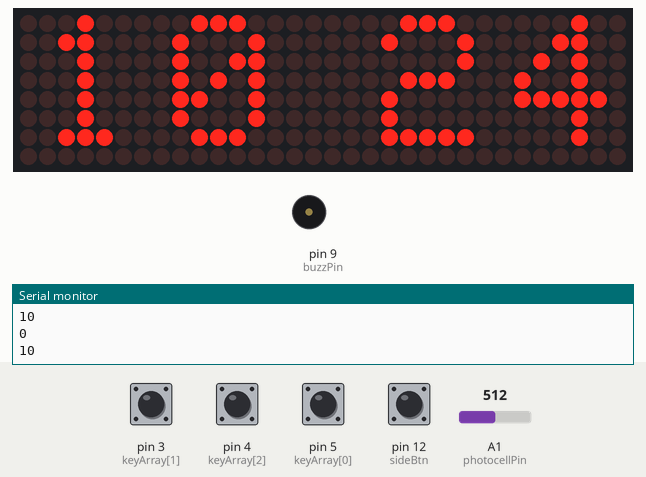
A sketch run on a simulated Arduino Uno, built with avr-gcc and run on an emulated ATmega328P. Parts: 32×8 LED matrix, buzzer (waves = sounding), the last lines printed to the serial monitor. The inputs (shaded band) are chosen by the test bench; at power-on: pin 3 (keyArray[1]), pin 4 (keyArray[2]), pin 5 (keyArray[0]), pin 12 (sideBtn) LOW, A1 (photocellPin) = 512. The local clock reads 2024-03-15 10:24:30 at power-on unless the sketch sets it.

Above: at 3.8 s.
3.9 s: pin 4 (keyArray[2]) pulled HIGH for 0.15 s
At 5.1 s:
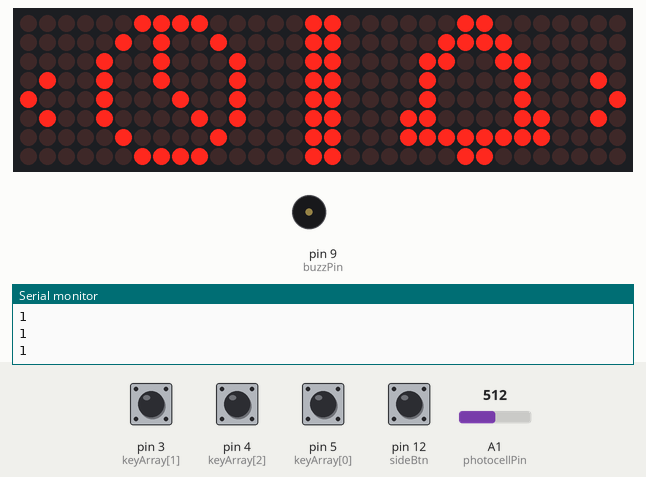
5.5 s: pin 3 (keyArray[1]) pulled HIGH for 1 s
At 7.0 s:
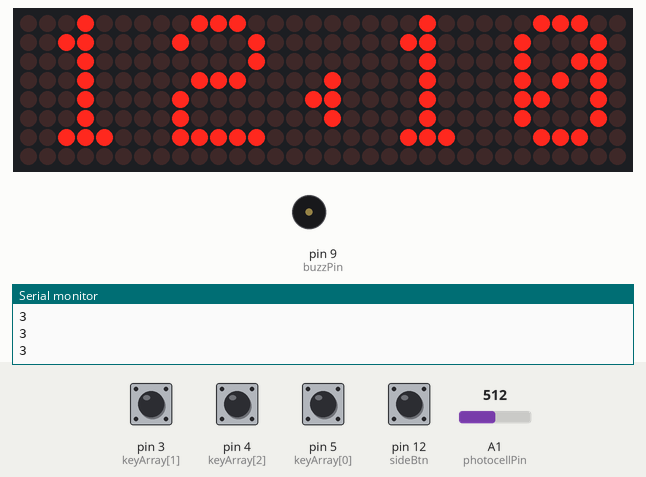
8.0 s: pin 12 (sideBtn) pulled HIGH for 0.15 s
At 8.6 s:
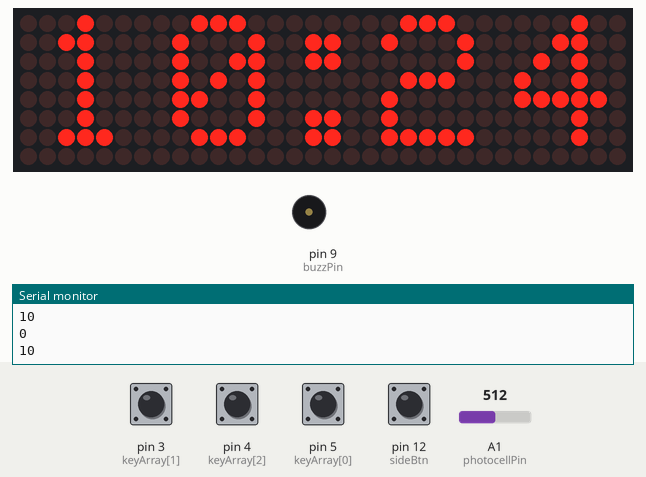
9.6 s: pin 12 (sideBtn) pulled HIGH for 1 s
At 9.73 s:
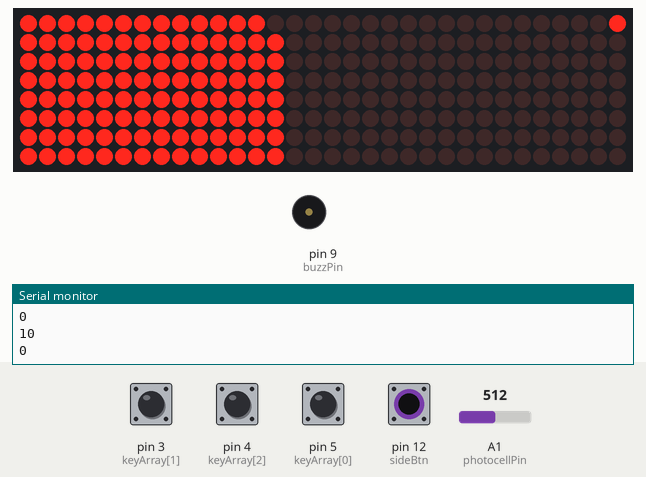
Timing chart, 0 to 12.6 s (numbered marks = the images above; inputs shaded):
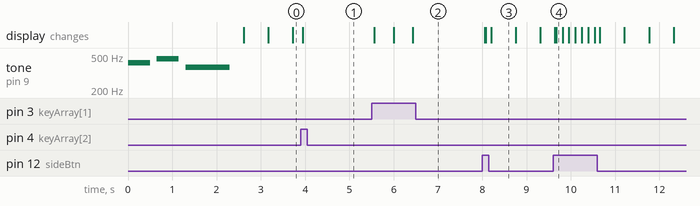

The sketch:

menu_interface.ino
```cpp
/*
 *Digital Clock V0.2.2
 *by Hardi Huang - Sep 29 2018
 *
 *update log:
 *  V0.2.2 sep/30/2018 11:35 added alarm function
 *  V0.2.1 sep/29/2018 13:13 added photocell change brightness function
*/


/*
max7219 matrix display CONNECTIONS:
 *CLK -> 13
 *CS -> 10
 *DIN -> 11
BUTTON CONNECTIONS:
 *10k pull-up button
 *btnLeft -> D5
 *btnRight -> D3
 *btnSet -> D4
RTC 1302 CLOCK CONNECTIONS:
 * DAT ->D6
 * CLK ->D7
 * RST ->D8
Other
 * buzzer -> 9
 * photocell -> A1
 * countDown sideBtn -> 12
*/

#include <SPI.h>
#include <Adafruit_GFX.h>
#include <Max72xxPanel.h>
#include <stdio.h>
#include <DS1302.h>

int pinCS = 10;
int numberOfHorizontalDisplays = 4;
int numberOfVerticalDisplays = 1;
Max72xxPanel matrix = Max72xxPanel(pinCS, numberOfHorizontalDisplays, numberOfVerticalDisplays);

namespace {
  const int kCePin   = 8;  //RST
  const int kIoPin   = 6;  //DAT
  const int kSclkPin = 7;  //CLK
  DS1302 rtc(kCePin, kIoPin, kSclkPin);
}//namespace

char timeArr[8][32] ={
  {1,1,1,1,1,1,1,1,1,1,1,1,1,1,0,0,0,0,0,0,0,0,0,0,0,0,0,0,0,0,0,0},//1
  {1,1,1,1,1,1,1,1,1,1,1,1,1,1,0,0,0,0,0,0,0,0,0,0,0,0,0,0,0,0,0,0},//2
  {1,1,1,1,1,1,1,1,1,1,1,1,1,1,0,0,0,0,0,0,0,0,0,0,0,0,0,0,0,0,0,0},//3
  {1,1,1,1,1,1,1,1,1,1,1,1,1,1,0,0,0,0,0,0,0,0,0,0,0,0,0,0,0,0,0,0},//4
  {1,1,1,1,1,1,1,1,1,1,1,1,1,1,0,0,0,0,0,0,0,0,0,0,0,0,0,0,0,0,0,0},//5
  {1,1,1,1,1,1,1,1,1,1,1,1,1,1,0,0,0,0,0,0,0,0,0,0,0,0,0,0,0,0,0,0},//6
  {1,1,1,1,1,1,1,1,1,1,1,1,1,1,0,0,0,0,0,0,0,0,0,0,0,0,0,0,0,0,0,0},//7
  {1,1,1,1,1,1,1,1,1,1,1,1,1,1,0,0,0,0,0,0,0,0,0,0,0,0,0,0,0,0,0,0} //8
};

char alarmLogo[8][32] = {
  {0,0,0,0,0,0,0,0,0,0,0,0,0,0,0,1,1,0,0,0,0,0,0,0,0,0,0,0,0,0,0,0},
  {0,0,0,0,0,0,0,0,0,0,0,0,0,0,1,1,1,1,0,0,0,0,0,0,0,0,0,0,0,0,0,0},
  {0,0,0,0,0,0,0,0,0,0,0,0,0,1,1,0,0,1,1,0,0,0,0,0,0,0,0,0,0,0,0,0},
  {0,0,0,0,0,0,0,0,0,0,0,0,0,1,0,0,0,0,1,0,0,0,0,0,0,0,0,0,0,0,0,0},
  {0,0,0,0,0,0,0,0,0,0,0,0,0,1,0,0,0,0,1,0,0,0,0,0,0,0,0,0,0,0,0,0},
  {0,0,0,0,0,0,0,0,0,0,0,0,1,1,0,0,0,0,1,1,0,0,0,0,0,0,0,0,0,0,0,0},
  {0,0,0,0,0,0,0,0,0,0,0,0,1,1,1,1,1,1,1,1,0,0,0,0,0,0,0,0,0,0,0,0},
  {0,0,0,0,0,0,0,0,0,0,0,0,0,0,0,1,1,0,0,0,0,0,0,0,0,0,0,0,0,0,0,0}
};
char menuGraph[8][32] =
{
  {0,0,0,0,0,0,1,1,1,1,0,0,0,0,0,1,1,0,0,0,0,0,0,1,1,0,0,0,0,0,0,0},//1
  {0,0,0,0,0,1,0,1,0,0,1,0,0,0,0,1,1,0,0,0,0,0,1,1,1,1,0,0,0,0,0,0},//2
  {0,0,0,0,1,0,0,1,0,0,0,1,0,0,0,1,1,0,0,0,0,1,1,0,0,1,1,0,0,0,0,0},//3
  {0,1,0,0,1,0,0,1,0,0,0,1,0,0,0,1,1,0,0,0,0,1,0,0,0,0,1,0,0,0,1,0},//4
  {1,0,0,0,1,0,0,0,1,0,0,1,0,0,0,1,1,0,0,0,0,1,0,0,0,0,1,0,0,0,0,1},//5
  {0,1,0,0,1,0,0,0,0,1,0,1,0,0,0,1,1,0,0,0,1,1,0,0,0,0,1,1,0,0,1,0},//6
  {0,0,0,0,0,1,0,0,0,0,1,0,0,0,0,1,1,0,0,0,1,1,1,1,1,1,1,1,0,0,0,0},//7
  {0,0,0,0,0,0,1,1,1,1,0,0,0,0,0,1,1,0,0,0,0,0,0,1,1,0,0,0,0,0,0,0}//8
};

int timeData[7] = {2018,9,28,18,34,44,4}; //year,month,date,hour,minute,second,day
int alarmData[3] = {10,10,0};//hour,minute,on or off
int state = 0; //0==display mode; 1==menu; 2==set time; 3==set alarm; 4==Pomodoro; 5==alarm goes off;
int selectedTime = 3; //which one we are editing right now,same order with timeData
int selectedAlarm = 0;
int debounce[3];
int keyArray[] = {5,3,4};//left, right, set
String key="0";
char hexaKeys[]={'L','R','S'};
unsigned long editTimer = millis();
unsigned long dotTimer = millis();
bool dotState = 1;
String strHrTime;
String strMinTime;
int buzzPin = 9;
int sideBtn = 12;
bool alarmCanceled;
int photocellPin = 1;
int photocellReading;
int brightness;//1-15
unsigned long alarmBlinkTimer = millis();
bool alarmState = 1;
//countDown variables
int countM = 0;
int countN = 0;
unsigned long countDownTimer = millis();

void setup() {
  tone(buzzPin, 415, 500);
  tone(buzzPin, 415, 500);
  delay(500*1.3);
  tone(buzzPin, 466, 500);
  delay(500*1.3);
  tone(buzzPin, 370, 1000);
  delay(1000*1.3);
  noTone(buzzPin);

  pinMode(3, INPUT);
  pinMode(4, INPUT);
  pinMode(5, INPUT);
  pinMode(sideBtn, INPUT);
  pinMode(buzzPin, OUTPUT);
  digitalWrite(buzzPin, LOW);
  Serial.begin(9600);
  rtc.writeProtect(false);
  rtc.halt(false);
  matrix.setIntensity(10);
  matrix.setRotation(0, 1);
  matrix.setRotation(1, 1);
  matrix.setRotation(2, 1);
  matrix.setRotation(3, 1);

}

void loop() {

  Serial.println(state);
  changeBrightness();
  checkAlarm();
  getKey();
  if(digitalRead(sideBtn) == 1 and state != 4){
    state = 4;
  }else if(digitalRead(sideBtn) == 0 and state == 4){
    state = 0;
    countM=0;
    countN=0;
    resetTimeArr();
    countDownTimer = millis();
  }

  if(state == 0){//display time mode
    if(key == "S"){//go to menu
      state = 1;
      editTimer = millis();
    }
    getTime();
  }else if(state == 1){{//menu mode
    if(key == "L"){//go to set time mode
      state = 2;
      editTimer = millis();
    }else if(key == "R"){//go to set alarm mode
      state = 3;
      editTimer = millis();
    }else if(key == "S"){//exit
      state = 0;
      editTimer = millis();
    }
  }
  }else if(state == 2){//set time mode
    if(key == "L"){
      minusOneTime();
      editTimer = millis();
    }else if(key == "R"){
      addOneTime();
      editTimer = millis();
    }else if(key == "S"){
      editTimer = millis();
      if(selectedTime<4){
        selectedTime++;
      }else{
        selectedTime = 3;
        state = 0;
        timeData[5]=0;//reset second
        updateTimeData();
      }
    }
  }else if(state == 3){//set alarm mode
    if(key == "L"){
      minusOneAlarm();
      editTimer = millis();
    }else if(key == "R"){
      addOneAlarm();
      editTimer = millis();
    }else if(key == "S"){
      editTimer = millis();
      if(selectedAlarm<2){
        selectedAlarm++;
      }else{
        selectedAlarm = 0;
        state = 0;
        updateAlarmData();
      }
    }
  }else if(state == 4){
    if(millis()-countDownTimer>=50){
      countDownDisplay();
      countDownTimer = millis();
    }
  }else if(state == 5){//alarm goes off
    //BUZZ code in the drawDisplay
    editTimer = millis();
    if(key == "S"){
      noTone(buzzPin);
      digitalWrite(buzzPin, LOW);
      alarmData[2] = 0;
      state = 0;
    }
  }

  if(state != 0  and state!=4 and millis() - editTimer > 15000){
    state = 0;
    selectedTime = 3;
  }

  drawDisplay();

  key = "0";
  delay(100);
}

void getKey(){
  for(int i = 0; i < 3; i++){
    if(digitalRead(keyArray[i]) == 1){
      if(debounce[i] == 0){
        key = hexaKeys[i];
        digitalWrite(buzzPin, HIGH);
        delay(1);
        digitalWrite(buzzPin, LOW);
        debounce[i] = 3;
      }else{
        debounce[i] -= 1;
      }
    }else{
      debounce[i] = 0;
    }
  }
}

void getTime(){
  Time t = rtc.time();
  timeData[0] = t.yr;
  timeData[1] = t.mon;
  timeData[2] = t.date;
  timeData[3] = t.hr;
  timeData[4] = t.min;
  timeData[5] = t.sec;
  timeData[6] = t.day;
}

void drawDisplay(){
  if(state != 5){
    matrix.fillScreen(LOW);
  }

  if(state == 0 or state == 2){//display clock mode
    strHrTime = String(timeData[3]);
    if(timeData[3]<10){
      strHrTime="0"+strHrTime;
    }
    Serial.println(strHrTime);
    strMinTime = String(timeData[4]);
    if(timeData[4]<10){
      strMinTime="0"+strMinTime;
    }
  //draw hours
    matrix.drawChar(1, 0, strHrTime.charAt(0),HIGH,LOW, 1);
    matrix.drawChar(8, 0, strHrTime.charAt(1),HIGH,LOW, 1);
  //draw minutes
    matrix.drawChar(19, 0, strMinTime.charAt(0), HIGH, LOW, 1);
    matrix.drawChar(26, 0, strMinTime.charAt(1), HIGH, LOW, 1);
  //draw dots
    if(millis()-dotTimer>=500  ){
      if(dotState == 1){
        dotState = 0;
      }else if(dotState == 0 and state == 0){
        dotState = 1;
      }
      dotTimer = millis();
    }
    // draw dots
    if(state == 0){//normal double blinking dot
      matrix.drawPixel(15,1,dotState);
      matrix.drawPixel(15,2,dotState);
      matrix.drawPixel(16,1,dotState);
      matrix.drawPixel(16,2,dotState);
      matrix.drawPixel(15,5,dotState);
      matrix.drawPixel(15,6,dotState);
      matrix.drawPixel(16,5,dotState);
      matrix.drawPixel(16,6,dotState);
    }else if(state == 2){
      if(selectedTime == 3){//left arrow edit hour
        matrix.drawPixel(16,3,1);
        matrix.drawPixel(16,5,1);
        matrix.drawPixel(16,4,1);
        matrix.drawPixel(15,4,1);
      }else if(selectedTime == 4){//right arrow edit minute
        matrix.drawPixel(15,3,1);
        matrix.drawPixel(15,5,1);
        matrix.drawPixel(15,4,1);
        matrix.drawPixel(16,4,1);
      }
    }
  }else if(state == 1){
    for (int i = 0;i<32;i++){
      for(int j=0;j<8;j++){
        matrix.drawPixel(i,j,menuGraph[j][i]);
      }
    }
  }else if(state == 3){//set alarm
    String strHrAlarm = String(alarmData[0]);
    if(alarmData[0]<10){
      strHrAlarm="0"+strHrAlarm;
    }
    String strMinAlarm = String(alarmData[1]);
    if(alarmData[1]<10){
      strMinAlarm="0"+strMinAlarm;
    }
  //draw hours
    matrix.drawChar(1, 0, strHrAlarm.charAt(0),HIGH,LOW, 1);
    matrix.drawChar(8, 0, strHrAlarm.charAt(1),HIGH,LOW, 1);
  //draw minutes
    matrix.drawChar(19, 0, strMinAlarm.charAt(0), HIGH, LOW, 1);
    matrix.drawChar(26, 0, strMinAlarm.charAt(1), HIGH, LOW, 1);
  //draw on off indicator
    if(alarmData[2]==1){
      matrix.drawPixel(31,7,1);
    }else{
      matrix.drawPixel(31,7,0);
    }
  //draw dot arrow
    if(selectedAlarm == 0){//left arrow edit hour
      matrix.drawPixel(16,3,1);
      matrix.drawPixel(16,5,1);
      matrix.drawPixel(16,4,1);
      matrix.drawPixel(15,4,1);
    }else if(selectedAlarm == 1){//right arrow edit minute
      matrix.drawPixel(15,3,1);
      matrix.drawPixel(15,5,1);
      matrix.drawPixel(15,4,1);
      matrix.drawPixel(16,4,1);
    }else if(selectedAlarm == 2){//down right arrow edit on off
      matrix.drawPixel(15,5,1);
      matrix.drawPixel(15,6,1);
      matrix.drawPixel(15,7,1);
      matrix.drawPixel(16,6,1);
    }
  }else if(state == 4){
    for (int i = 0;i<32;i++){
      for(int j=0;j<8;j++){
        matrix.drawPixel(i,j,timeArr[j][i]);
      }
    }
  }else if(state == 5){//alarm goes off
    if(millis() - alarmBlinkTimer>=500){
      if(alarmState==0){
        tone(buzzPin, 415, 500);
        for (int i = 0;i<32;i++){
          for(int j=0;j<8;j++){
            matrix.drawPixel(i,j,alarmLogo[j][i]);
          }
        }
        alarmState = 1;
        Serial.println("screen on");
      }else if(alarmState==1){
        noTone(buzzPin);
        for (int i = 0;i<32;i++){
          for(int j=0;j<8;j++){
            matrix.drawPixel(i,j,!alarmLogo[j][i]);
          }
        }
        alarmState = 0;
        Serial.println("screen off");
      }
      alarmBlinkTimer = millis();
    }
  }
  matrix.write();
}

void addOneTime(){
  int upperLimit=0;
  int lowerLimit=0;
  switch(selectedTime){
    case 3:  upperLimit = 23; lowerLimit = 0;break; //hour
    case 4:  upperLimit = 59; lowerLimit = 0;break; //minute
  }
  if(timeData[selectedTime] < upperLimit){
    timeData[selectedTime]++;
  }else if(timeData[selectedTime] == upperLimit){
    timeData[selectedTime] = lowerLimit;
  }
  drawDisplay();

}

void minusOneTime(){
  int lowerLimit=0;
  int upperLimit=0;
  switch(selectedTime){
    case 3: upperLimit = 23;lowerLimit = 0;break; //hour
    case 4: upperLimit = 59;lowerLimit = 0;break; //minute
  }
  if(timeData[selectedTime] > lowerLimit){
    timeData[selectedTime]--;
  }else if(timeData[selectedTime] == lowerLimit){
    timeData[selectedTime] = upperLimit;
  }
  drawDisplay();
}

void addOneAlarm(){
  int upperLimit=0;
  int lowerLimit=0;
  switch(selectedAlarm){
    case 0:  upperLimit = 23; lowerLimit = 0;break; //hour
    case 1:  upperLimit = 59; lowerLimit = 0;break; //minute
    case 2:  upperLimit = 1; lowerLimit = 0;break; //on/off
  }
  if(alarmData[selectedAlarm] < upperLimit){
    alarmData[selectedAlarm]++;
  }else if(alarmData[selectedAlarm] == upperLimit){
    alarmData[selectedAlarm] = lowerLimit;
  }
  drawDisplay();
}

void minusOneAlarm(){
  int lowerLimit=0;
  int upperLimit=0;
  switch(selectedAlarm){
    case 0: upperLimit = 23;lowerLimit = 0;break; //hour
    case 1: upperLimit = 59;lowerLimit = 0;break; //minute
    case 2:  upperLimit = 1; lowerLimit = 0;break; //on/off
  }
  if(alarmData[selectedAlarm] > lowerLimit){
    alarmData[selectedAlarm]--;
  }else if(alarmData[selectedAlarm] == lowerLimit){
    alarmData[selectedAlarm] = upperLimit;
  }
  drawDisplay();
}

void updateTimeData(){
  //Time t(2013, 9, 22, 01, 38, 50, Time::kTuesday);
  Time t(timeData[0], timeData[1], timeData[2], timeData[3], timeData[4], timeData[5],  timeData[6]);
  rtc.time(t);
}
void updateAlarmData(){
  //update the alarm data to the eeprom
}

void changeBrightness(){
  photocellReading = analogRead(photocellPin);
  //Serial.println(photocellReading);
  brightness = map(photocellReading,800,0,5,15);
  //Serial.println(brightness);
  if(state != 5){
    //matrix.setIntensity(brightness);
	matrix.setIntensity(1);
  }else{
    matrix.setIntensity(15);  //screen blink when alarm goes off, max brightness
  }

}

void checkAlarm(){
  if(timeData[3] == alarmData[0]){//hour match
    if(timeData[4] == alarmData[1]){//minute match
      if(alarmData[2] and state != 3){//do not go off if user is setting alarm
        state = 5;
      }
    }
  }
}

void resetTimeArr(){
  for(int p = 0;p<32;p++){
    for(int q=0;q<8;q++){
      if(p<14){
        timeArr[q][p] = 1;
      }else{
        timeArr[q][p] = 0;
      }
    }
  }
}

void countDownDisplay(){
  timeArr[countN][13-countM] = 0;
  timeArr[countN][17-countM] = 1;
  drawDisplay();
  delay(5);
  timeArr[countN][17-countM] = 0;
  timeArr[countN][21-countM] = 1;
  drawDisplay();
  delay(2);
  timeArr[countN][21-countM] = 0;
  timeArr[countN][26-countM] = 1;
  drawDisplay();
  delay(2);
  timeArr[countN][26-countM] = 0;
  timeArr[countN][31-countM] = 1;
  drawDisplay();
  //calculute the next frame data
  if(countN<8){
    countN++;
  }else{
    countN = 0;
    if(countM<13){
      countM++;
    }else if(countM == 13){//finished the first loop
      resetTimeArr();
      countM=0;
      countN=0;
    }
  }
}
```

Measured:
- after the input at 3.9 s, the display: changes at once (image 1)
- after the input at 5.5 s, the display: first changes after 0.06 s (image 2 shows a later state)
- after the input at 8.0 s, the display: first changes after 0.05 s (image 3 shows a later state)
- after the input at 9.6 s, the display: first changes at once (image 4 shows a later state)
- what the display in image 3 shows lasts 0.6 s, from 8.2 s to 8.8 s
